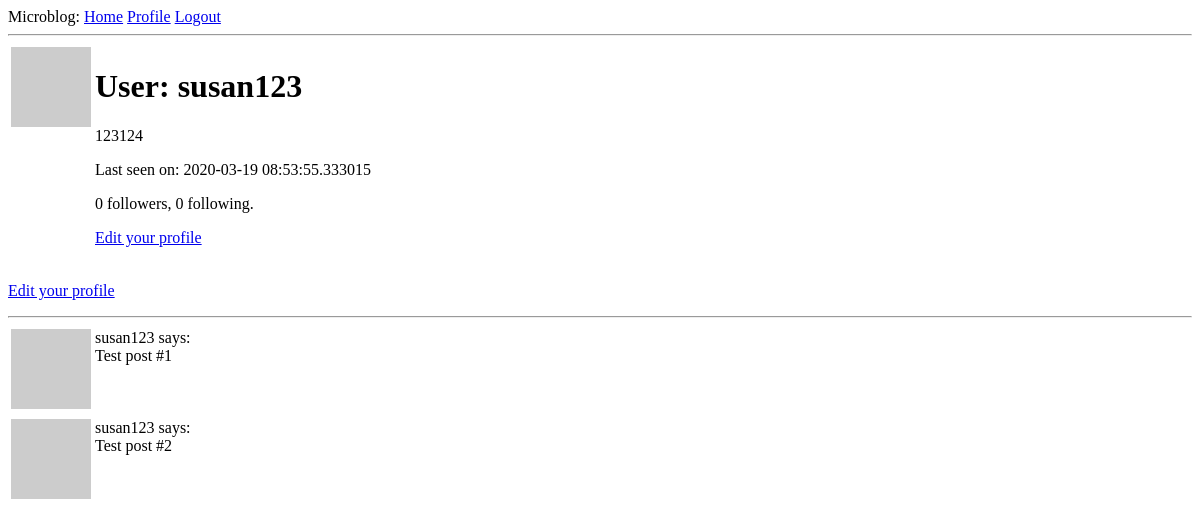
The page /user/susan123 (signed in) on the database as committed earlier.
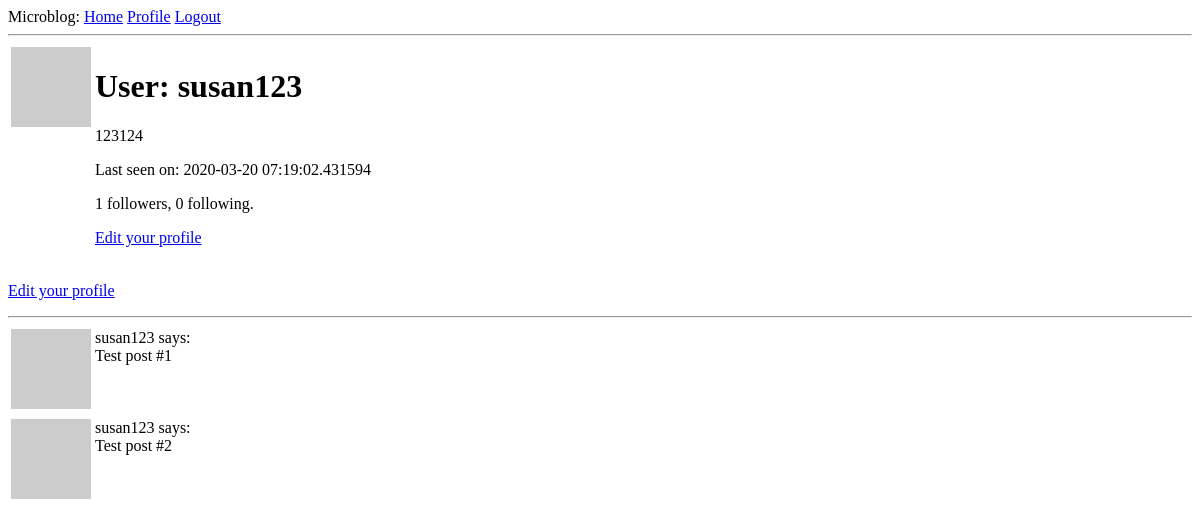
The same page on the database as committed later.
### app_pack/models.py (models this page shows, shortened)
class User(UserMixin, db.Model):
    id = db.Column(db.Integer, primary_key=True)
    username = db.Column(db.String(64), index=True, unique=True)
    email = db.Column(db.String(120), index=True, unique=True)
    password_hash = db.Column(db.String(128))
    posts = db.relationship('Post', backref='author', lazy='dynamic')
    about_me = db.Column(db.String(140))
    last_seen = db.Column(db.DateTime, default=datetime.utcnow)
    followed = db.relationship(
        'User', secondary=followers,
        primaryjoin=(followers.c.follower_id == id),
        secondaryjoin=(followers.c.followed_id == id),
        backref=db.backref('followers', lazy='dynamic'), lazy='dynamic')
    def avatar(self, size):
        digest = md5(self.email.lower().encode('utf-8')).hexdigest()
        return 'https://www.gravatar.com/avatar/{}?d=identicon&s={}'.format(
            digest, size)

### app_pack/routes.py (the view)
@app.route('/user/<username>')
@login_required
def user(username):
    user = User.query.filter_by(username=username).first_or_404()
    posts = [
        {'author': user, 'body': 'Test post #1'},
        {'author': user, 'body': 'Test post #2'}
    ]
    return render_template('user.html', user=user, posts=posts)

### app_pack/models.py (called while the page is built)
@login.user_loader
def load_user(id):
    return User.query.get(int(id))

### app_pack/routes.py (called while the page is built)
@app.before_request
def before_request():
    if current_user.is_authenticated:
        current_user.last_seen = datetime.utcnow()
        db.session.commit()

### app_pack/templates/user.html
{% extends "base.html" %}
{% block content %}
    <table>
        <tr valign="top">
            <td><img src="{{ user.avatar(128) }}"></td>
            <td>
                <h1>User: {{ user.username }}</h1>
    {% if user.about_me %}<p>{{ user.about_me }}</p>{% endif %}
    {% if user.last_seen %}<p>Last seen on: {{ user.last_seen }}</p>{% endif %}
    <p>{{ user.followers.count() }} followers, {{ user.followed.count() }} following.</p>
    {% if user == current_user %}
    <p><a href="{{ url_for('edit_profile') }}">Edit your profile</a></p>
    {% elif not current_user.is_following(user) %}
    <p><a href="{{ url_for('follow', username=user.username) }}">Follow</a></p>
    {% else %}
    <p><a href="{{ url_for('unfollow', username=user.username) }}">Unfollow</a></p>
    {% endif %}
            </td>
        </tr>
    </table>
    {% if user == current_user %}
    <p><a href="{{ url_for('edit_profile') }}">Edit your profile</a></p>
    {% endif %}
    <hr>
    {% for post in posts %}
    {% include '_post.html' %}
    {% endfor %}
{% endblock %}

### app_pack/templates/base.html (shortened to what this page needs)
<!DOCTYPE html>
<html>
    <head>
    </head>
    <body>
        <div>
        Microblog:
        <a href="{{ url_for('index') }}">Home</a>
        {% if current_user.is_anonymous %}
        <a href="{{ url_for('login') }}">Login</a>
        {% else %}
        <a href="{{ url_for('user', username=current_user.username) }}">Profile</a>
        <a href="{{ url_for('logout') }}">Logout</a>
        {% endif %}
        </div>
        <hr>
        {% block content %}{% endblock %}
    </body>
</html>

### app_pack/templates/_post.html
<table>
    <tr valign="top">
        <td><img src="{{ post.author.avatar(36) }}"></td>
        <td>{{ post.author.username }} says:<br>{{ post.body }}</td>
    </tr>
</table>

Rows that differ between the two databases and show on the page:
changed User "susan123": last_seen "2020-03-19 08:53:55.333015" → "2020-03-20 07:19:02.431594"
Other text that changed with them:
{{ user.followers.count() }}: "0" → "1"
